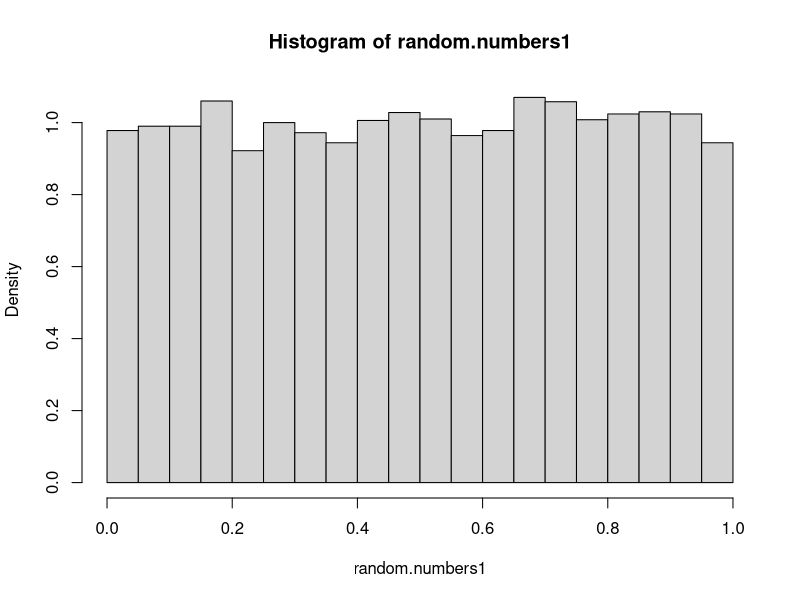
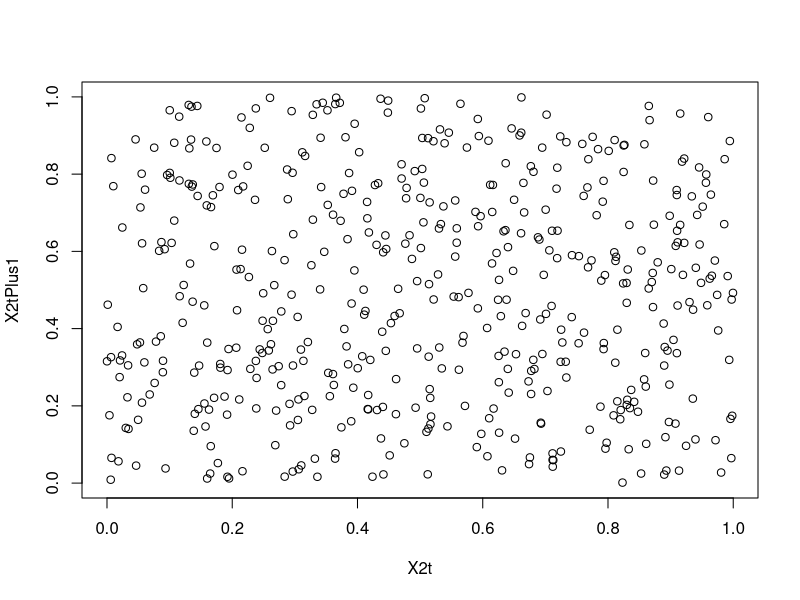
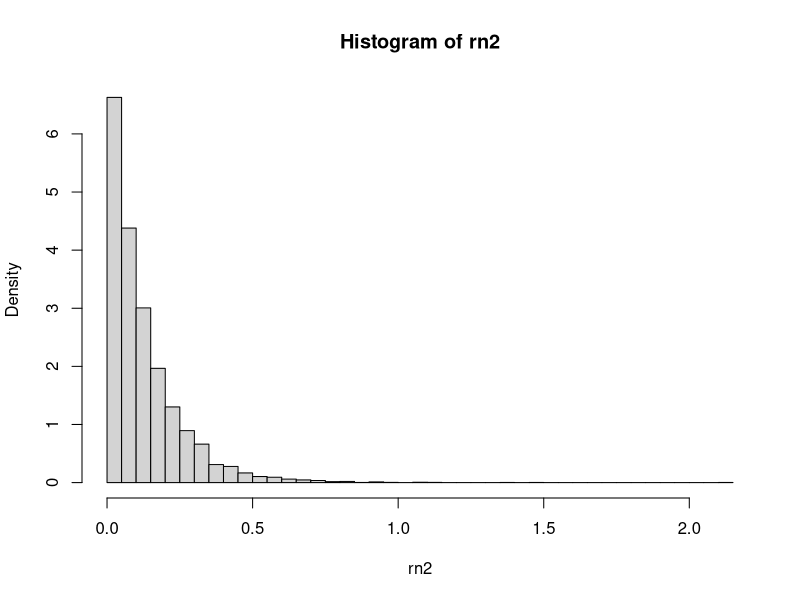
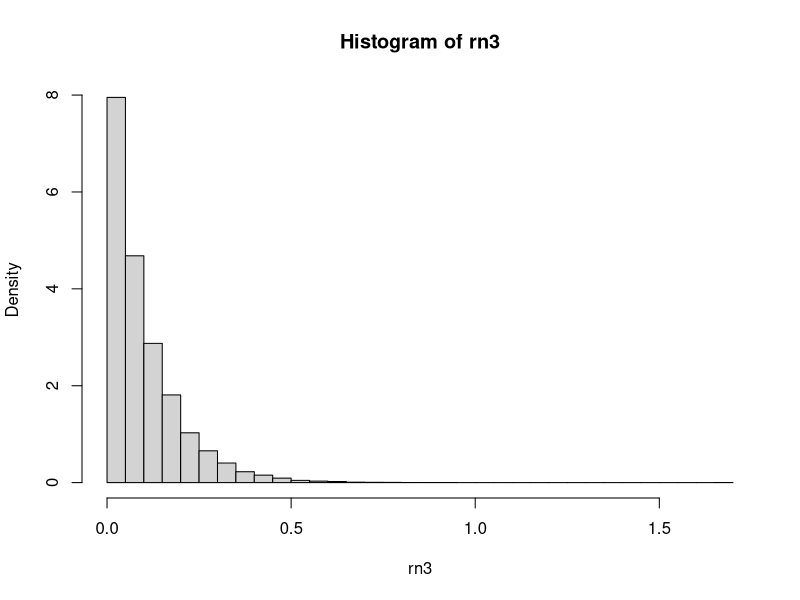
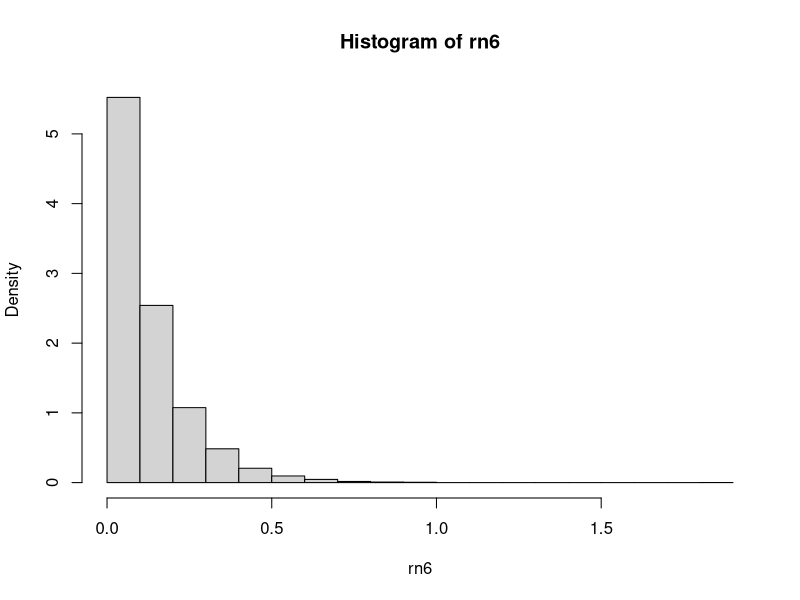
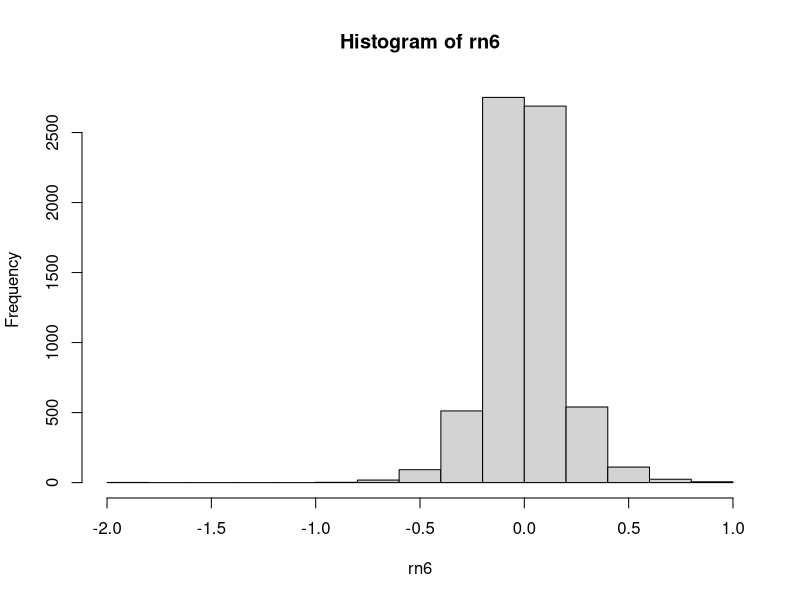
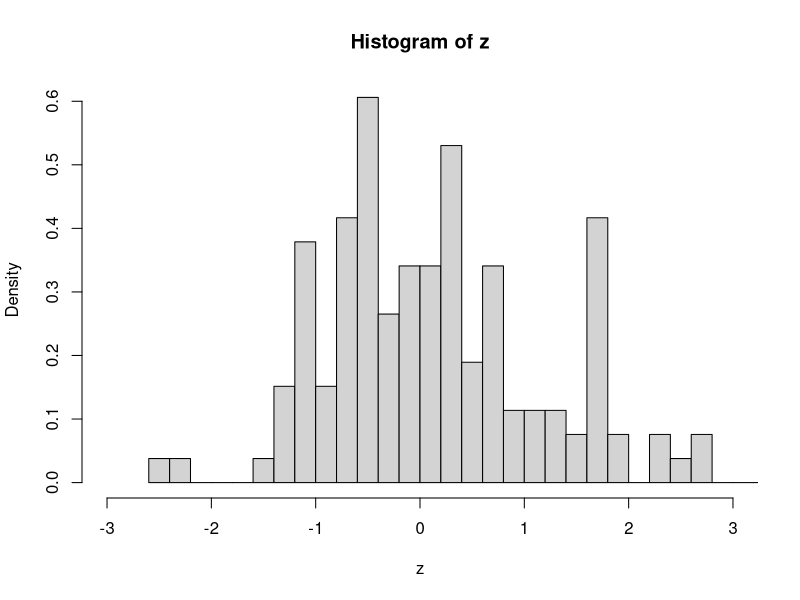

These figures' R source, in order:
## ---- chunk 1

uniffun <- function(X1, n){
  X <- c()
  X[1] <- X1
  for(i in 1:(n-1)) {
    X[i+1] <- (7^5*X[i]) %% (2^31-1)
  }
  Ut <- X/(2^31-1)
}

random.numbers1 <- uniffun(10, 10000)
hist(random.numbers1, prob = TRUE)
## ---- chunk 2
X2t <- random.numbers1[seq(2, 500*2, by = 2)]
X2tPlus1 <- random.numbers1[seq(3, 500*2+1, by = 2)]
plot(X2t, X2tPlus1)
## ---- chunk 3
expfun <- function(lambda, X1, n){
  random.numbers1 <- uniffun(X1, n)
  x <- -log(random.numbers1)/lambda
}

rn2 <- expfun(8, 88, 10000)
rn3 <- expfun(10, 100, 10000)

hist(rn2, breaks = 40, prob = TRUE)
hist(rn3, breaks = 40, prob = TRUE)
## ---- chunk 4
acc_rej <- function(x){
  exp(-(x-1)^2/2)
}
rn4 <- expfun(9, 99, 10000)
rn4_acc <- acc_rej(rn4)
rn5 <- uniffun(77, 10000)
rn6 <- c()
iter <- 1
for(i in 1:10000){
  if(rn5[i] <= rn4_acc[i]){
    rn6[iter] <- rn4[i]
    iter <- iter+1
  }
}

hist(rn6, prob = TRUE)
## ---- chunk 5
for(i in 1:10000){
  
if(rn5[i] < 0.5){
  rn6[i] <- rn6[i]*(-1)
}
}
hist(rn6)
## ---- chunk 6
iter/10000
1/sqrt(2*exp(1/pi))
## ---- chunk 7
# theta = 2*pi*unif
# radius R (pdf) = exp(-r^2 / 2)*r
# inverse sdf is sqrt(-2 log(t))

U1 = uniffun(5000,66)
U2 = uniffun(5000,55)
theta = 2*pi*U1

my_invforR = function(x){sqrt(-2*log(x))}
R = my_invforR(U2)

x= R*cos(theta)
y= R*sin(theta)

z=c(x,y)
hist(z,prob=T,xlim=c(-3,3),breaks=30)

